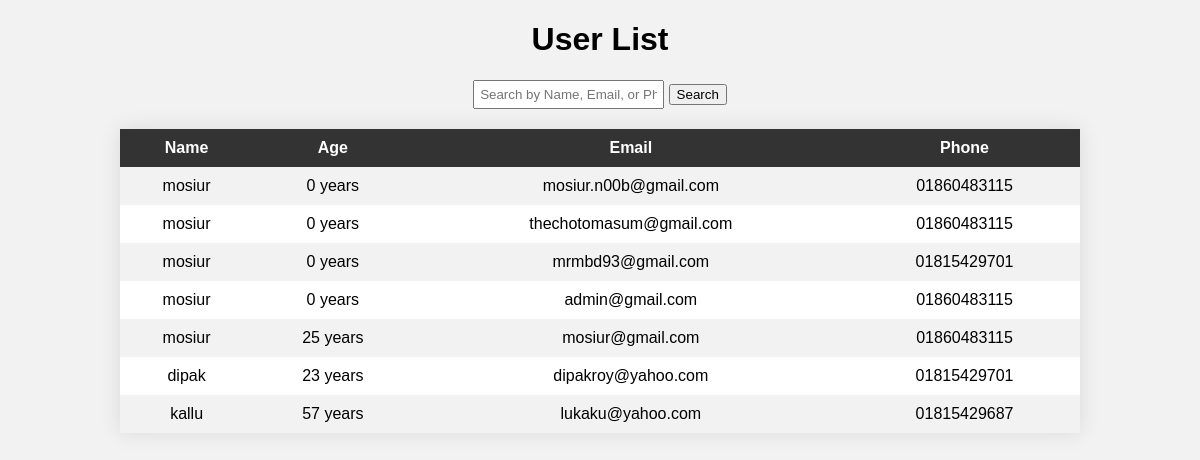
Page /list.php on the committed database.
### tables this page shows
CREATE TABLE `register` (
  `id` int(11) NOT NULL,
  `firstName` varchar(255) NOT NULL,
  `lastName` varchar(255) NOT NULL,
  `address` varchar(255) NOT NULL,
  `phone` varchar(255) NOT NULL,
  `email` varchar(255) NOT NULL,
  `birthdate` varchar(255) NOT NULL,
  `password` varchar(255) NOT NULL
);

### list.php (the view, shortened to what this page needs)
<?php require_once "database.php"; ?>
<!DOCTYPE html>
<html lang="en">
<head>
</head>
<body>
    <h1>User List</h1>
    <div class="search-form">
        <form method="GET">
            <input type="text" name="search" class="search-input" placeholder="Search by Name, Email, or Phone">
            <button type="submit">Search</button>
        </form>
    </div>
    <table>
        <tr>
            <th>Name</th>
            <th>Age</th>
            <th>Email</th>
            <th>Phone</th>
        </tr>
        <?php
            $sql = "SELECT firstName, birthdate, email, phone FROM register";
            $result = mysqli_query($conn, $sql);
            if (mysqli_num_rows($result) > 0) {
                while ($row = mysqli_fetch_assoc($result)) {
                    $birthdate = new DateTime($row["birthdate"]);
                    $currentDate = new DateTime();
                    $ageInterval = $birthdate->diff($currentDate);
                    $ageInYears = $ageInterval->y;
                    echo "<tr>";
                    echo "<td>" . $row["firstName"] . "</td>";
                    echo "<td>" . $ageInYears . " years </td>";
                    echo "<td>" . $row["email"] . "</td>";
                    echo "<td>" . $row["phone"] . "</td>";
                    echo "</tr>";
                }
            } else {
                echo "<tr><td colspan='4'>No users found.</td></tr>";
            }
        ?>
    </table>
</body>
</html>

### list.php (style rules this page uses)
body { font-family: Arial, sans-serif; background-color: #f2f2f2; margin: 0; padding: 0; }
h1 { text-align: center; }
table { width: 80%; margin: 20px auto; border-collapse: collapse; background-color: #fff; box-shadow: 0 0 20px rgba(0, 0, 0, 0.1); }
table th, table td { padding: 10px; text-align: center; }
table th { background-color: #333; color: #fff; }
table tr:nth-child(even) { background-color: #f2f2f2; }
.search-form { text-align: center; margin-bottom: 20px; }
.search-input { padding: 5px; }

### rows in the picture
register: firstName "mosiur", email "mosiur.n00b@gmail.com", phone "01860483115"
register: firstName "mosiur", email "thechotomasum@gmail.com", phone "01860483115"
register: firstName "mosiur", email "mrmbd93@gmail.com", phone "01815429701"
register: firstName "mosiur", email "admin@gmail.com", phone "01860483115"
register: firstName "mosiur", email "mosiur@gmail.com", phone "01860483115"
register: firstName "dipak", email "dipakroy@yahoo.com", phone "01815429701"
register: firstName "kallu", email "lukaku@yahoo.com", phone "01815429687"
